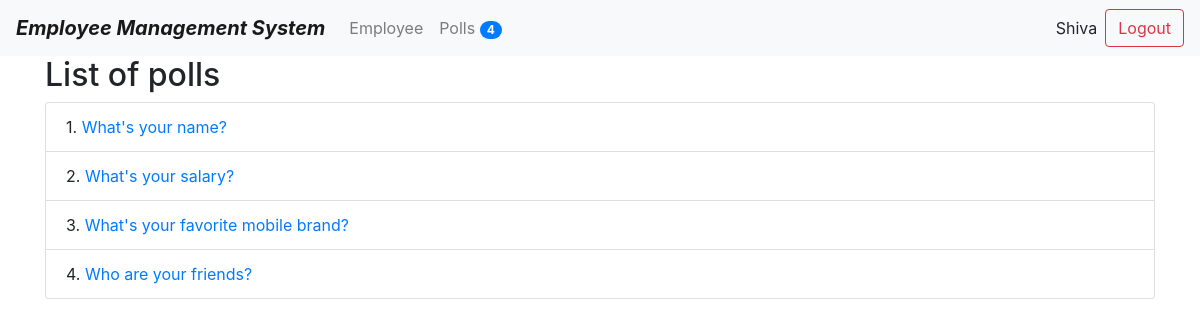
The page /polls/ (signed in) on the database its author committed.
### poll/models.py (models this page shows, shortened)
class Question(models.Model):
	title=models.TextField(null=True,blank=True)
	status=models.CharField(default='inactive',max_length=10)
	created_by=models.ForeignKey(User,null=True,blank=True,on_delete=models.CASCADE)
	start_date=models.DateTimeField(null=True,blank=True)
	end_date=models.DateTimeField(null=True,blank=True)
	created_at=models.DateTimeField(auto_now_add=True)
	modifid_at=models.DateTimeField(auto_now=True)

### poll/views.py (the view)
# urls.py: path('',index,name='polls_list'),
@login_required(login_url='/login/')
def index(request):
	context={}
	questions=Question.objects.all()
	context['questions']=questions
	context['title']='polls'
	return render(request,'polls/index.html',context)

### poll/context_processors.py (called while the page is built)
def polls_count(request):
	count=Question.objects.count()
	return {"polls_count":count}

### ems/templates/polls/index.html
{% extends 'base.html' %}
{% block content%}
	<h2>List of {{title}}</h2>
		{% if questions %}
			<ul class="list-group">
				{% for question in questions %}
					<li class="list-group-item">
						{{forloop.counter}}. <a href="{% url 'poll_details' question.id %}">{{question.title}}</a>
					</li>
				{% endfor %}
			</ul>
		{% else %}
			<p>There is no questions</p>
		{% endif %}
{% endblock %}

### ems/templates/header.html (shortened to what this page needs)
<div class="navbar navbar-expand-lg navbar-light bg-light">
    <span class="navbar-brand mb-0 h1"><b><em>Employee Management System</em></b></span>
    <div class="collapse navbar-collapse" id="navbarNav">
        <ul class="navbar-nav">
            <li class="nav-item">
                <a class="nav-link" href="{% url 'employee_list' %}">
                    Employee
                </a>
            </li>
            <li class="nav-item">
                <a class="nav-link" href="{% url 'polls_list' %}">
                    Polls
                    <span class="badge badge-primary badge-pill ">{{polls_count}}</span>
                </a>
            </li>
        </ul>
    </div>
    <form class="form-inline my-2 my-lg-0" method="POST" action="{% url 'user_logout' %}"> {% csrf_token %}
        <span class="mr-sm-2">{{request.user.first_name}}</span>
        <input type="submit" class="btn btn-outline-danger my-2 my-sm-0" value="Logout" >
    </form>
</div>

### rows shown on the page
Question: title "What's your name?"
Question: title "What's your salary?"
Question: title "What's your favorite mobile brand?"
Question: title "Who are your friends?"

### other values the page prints
{{ polls_count }} "4"
{{ request.user.first_name }} "Shiva"
{{ title }} "polls"
